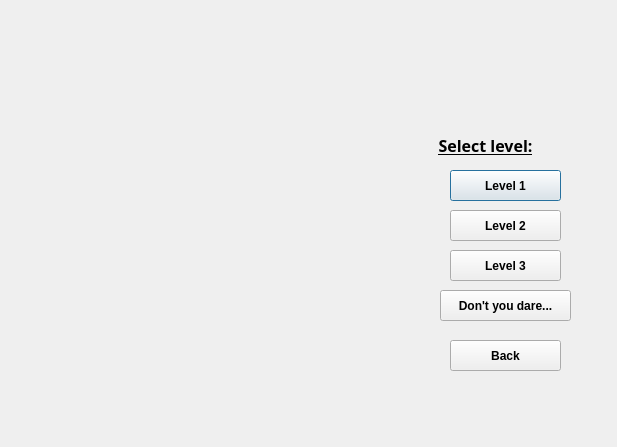
<?xml version="1.0" encoding="UTF-8"?>
<ui version="4.0">
 <class>level_window</class>
 <widget class="QDialog" name="level_window">
  <property name="geometry">
   <rect>
    <x>0</x>
    <y>0</y>
    <width>617</width>
    <height>447</height>
   </rect>
  </property>
  <property name="windowTitle">
   <string>Settings</string>
  </property>
  <property name="styleSheet">
   <string notr="true">border-image: url(:/images/images/menu_background.jpeg);</string>
  </property>
  <widget class="QPushButton" name="b_lv1">
   <property name="geometry">
    <rect>
     <x>450</x>
     <y>170</y>
     <width>111</width>
     <height>31</height>
    </rect>
   </property>
   <property name="font">
    <font>
     <weight>75</weight>
     <bold>true</bold>
    </font>
   </property>
   <property name="styleSheet">
    <string notr="true">border-image: url(:/images/images/white_background.jpg);</string>
   </property>
   <property name="text">
    <string>Level 1</string>
   </property>
  </widget>
  <widget class="QPushButton" name="b_lv3">
   <property name="geometry">
    <rect>
     <x>450</x>
     <y>250</y>
     <width>111</width>
     <height>31</height>
    </rect>
   </property>
   <property name="font">
    <font>
     <weight>75</weight>
     <bold>true</bold>
    </font>
   </property>
   <property name="styleSheet">
    <string notr="true">border-image: url(:/images/images/white_background.jpg);</string>
   </property>
   <property name="text">
    <string>Level 3</string>
   </property>
  </widget>
  <widget class="QPushButton" name="b_lv2">
   <property name="geometry">
    <rect>
     <x>450</x>
     <y>210</y>
     <width>111</width>
     <height>31</height>
    </rect>
   </property>
   <property name="font">
    <font>
     <weight>75</weight>
     <bold>true</bold>
    </font>
   </property>
   <property name="styleSheet">
    <string notr="true">border-image: url(:/images/images/white_background.jpg);</string>
   </property>
   <property name="text">
    <string>Level 2</string>
   </property>
  </widget>
  <widget class="QPushButton" name="b_lv4">
   <property name="geometry">
    <rect>
     <x>440</x>
     <y>290</y>
     <width>131</width>
     <height>31</height>
    </rect>
   </property>
   <property name="font">
    <font>
     <weight>75</weight>
     <bold>true</bold>
    </font>
   </property>
   <property name="styleSheet">
    <string notr="true">border-image: url(:/images/images/white_background.jpg);</string>
   </property>
   <property name="text">
    <string>Don't you dare...</string>
   </property>
  </widget>
  <widget class="QLabel" name="label">
   <property name="geometry">
    <rect>
     <x>400</x>
     <y>130</y>
     <width>171</width>
     <height>31</height>
    </rect>
   </property>
   <property name="font">
    <font>
     <family>Purisa</family>
     <pointsize>12</pointsize>
     <weight>75</weight>
     <bold>true</bold>
     <underline>true</underline>
     <strikeout>false</strikeout>
    </font>
   </property>
   <property name="styleSheet">
    <string notr="true">border-image: url(:/images/images/paper_background.jpg);</string>
   </property>
   <property name="text">
    <string>Select level:</string>
   </property>
   <property name="alignment">
    <set>Qt::AlignCenter</set>
   </property>
  </widget>
  <widget class="QPushButton" name="b_back">
   <property name="geometry">
    <rect>
     <x>450</x>
     <y>340</y>
     <width>111</width>
     <height>31</height>
    </rect>
   </property>
   <property name="font">
    <font>
     <weight>75</weight>
     <bold>true</bold>
    </font>
   </property>
   <property name="styleSheet">
    <string notr="true">border-image: url(:/images/images/white_background.jpg);</string>
   </property>
   <property name="text">
    <string>Back</string>
   </property>
  </widget>
  <widget class="QLabel" name="l_arrow1">
   <property name="geometry">
    <rect>
     <x>320</x>
     <y>170</y>
     <width>81</width>
     <height>41</height>
    </rect>
   </property>
   <property name="text">
    <string/>
   </property>
   <property name="pixmap">
    <pixmap resource="res.qrc">:/images/images/flecha-abajo-esbozada.png</pixmap>
   </property>
   <property name="scaledContents">
    <bool>true</bool>
   </property>
  </widget>
  <widget class="QLabel" name="l_arrow2">
   <property name="geometry">
    <rect>
     <x>320</x>
     <y>211</y>
     <width>81</width>
     <height>41</height>
    </rect>
   </property>
   <property name="text">
    <string/>
   </property>
   <property name="pixmap">
    <pixmap resource="res.qrc">:/images/images/flecha-abajo-esbozada.png</pixmap>
   </property>
   <property name="scaledContents">
    <bool>true</bool>
   </property>
  </widget>
  <widget class="QLabel" name="l_arrow3">
   <property name="geometry">
    <rect>
     <x>320</x>
     <y>251</y>
     <width>81</width>
     <height>41</height>
    </rect>
   </property>
   <property name="text">
    <string/>
   </property>
   <property name="pixmap">
    <pixmap resource="res.qrc">:/images/images/flecha-abajo-esbozada.png</pixmap>
   </property>
   <property name="scaledContents">
    <bool>true</bool>
   </property>
  </widget>
  <widget class="QLabel" name="l_arrow4">
   <property name="geometry">
    <rect>
     <x>320</x>
     <y>293</y>
     <width>81</width>
     <height>41</height>
    </rect>
   </property>
   <property name="text">
    <string/>
   </property>
   <property name="pixmap">
    <pixmap resource="res.qrc">:/images/images/flecha-abajo-esbozada.png</pixmap>
   </property>
   <property name="scaledContents">
    <bool>true</bool>
   </property>
  </widget>
 </widget>
 <resources>
  <include location="res.qrc"/>
 </resources>
 <connections/>
</ui>
